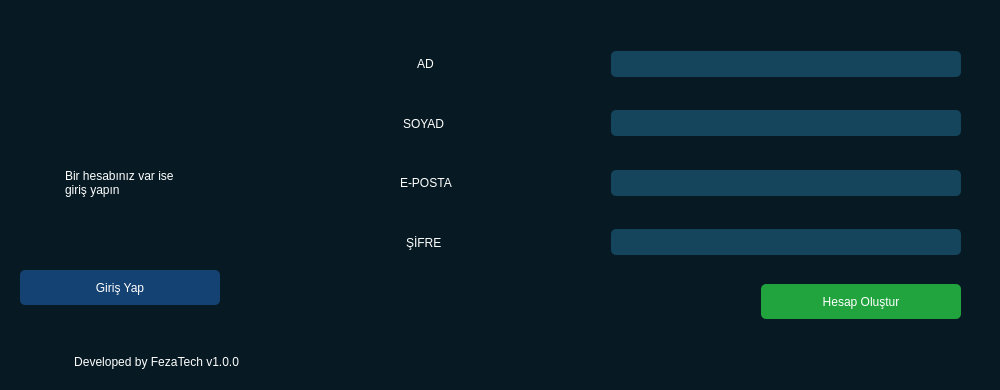
<?xml version="1.0" encoding="UTF-8"?>
<ui version="4.0">
 <class>Dialog</class>
 <widget class="QDialog" name="Dialog">
  <property name="geometry">
   <rect>
    <x>0</x>
    <y>0</y>
    <width>1000</width>
    <height>390</height>
   </rect>
  </property>
  <property name="minimumSize">
   <size>
    <width>1000</width>
    <height>390</height>
   </size>
  </property>
  <property name="maximumSize">
   <size>
    <width>1000</width>
    <height>390</height>
   </size>
  </property>
  <property name="windowTitle">
   <string>Dialog</string>
  </property>
  <property name="styleSheet">
   <string notr="true">*{
background-color: rgb(7, 26, 35);
color: rgb(255, 255, 255);
border : none ;
font: 11pt &quot;Montserrat&quot;;
}</string>
  </property>
  <layout class="QHBoxLayout" name="horizontalLayout_10">
   <item>
    <widget class="QFrame" name="frame_2">
     <property name="frameShape">
      <enum>QFrame::StyledPanel</enum>
     </property>
     <property name="frameShadow">
      <enum>QFrame::Raised</enum>
     </property>
     <layout class="QVBoxLayout" name="verticalLayout_3">
      <property name="spacing">
       <number>0</number>
      </property>
      <property name="leftMargin">
       <number>0</number>
      </property>
      <property name="topMargin">
       <number>0</number>
      </property>
      <property name="rightMargin">
       <number>10</number>
      </property>
      <property name="bottomMargin">
       <number>10</number>
      </property>
      <item alignment="Qt::AlignRight">
       <widget class="QPushButton" name="exit_btn">
        <property name="text">
         <string/>
        </property>
        <property name="icon">
         <iconset resource="../assets/image.qrc">
          <normaloff>:/icons/icons/Ellipse 5.png</normaloff>:/icons/icons/Ellipse 5.png</iconset>
        </property>
        <property name="iconSize">
         <size>
          <width>20</width>
          <height>20</height>
         </size>
        </property>
       </widget>
      </item>
      <item>
       <widget class="QFrame" name="main_frame">
        <property name="frameShape">
         <enum>QFrame::StyledPanel</enum>
        </property>
        <property name="frameShadow">
         <enum>QFrame::Raised</enum>
        </property>
        <layout class="QHBoxLayout" name="horizontalLayout">
         <property name="spacing">
          <number>0</number>
         </property>
         <property name="leftMargin">
          <number>0</number>
         </property>
         <property name="topMargin">
          <number>0</number>
         </property>
         <property name="rightMargin">
          <number>0</number>
         </property>
         <property name="bottomMargin">
          <number>0</number>
         </property>
         <item>
          <widget class="QFrame" name="frame">
           <property name="minimumSize">
            <size>
             <width>100</width>
             <height>0</height>
            </size>
           </property>
           <property name="frameShape">
            <enum>QFrame::StyledPanel</enum>
           </property>
           <property name="frameShadow">
            <enum>QFrame::Raised</enum>
           </property>
           <layout class="QVBoxLayout" name="verticalLayout">
            <property name="spacing">
             <number>15</number>
            </property>
            <item>
             <widget class="QLabel" name="logo_label">
              <property name="sizePolicy">
               <sizepolicy hsizetype="Maximum" vsizetype="Preferred">
                <horstretch>0</horstretch>
                <verstretch>0</verstretch>
               </sizepolicy>
              </property>
              <property name="maximumSize">
               <size>
                <width>270</width>
                <height>90</height>
               </size>
              </property>
              <property name="text">
               <string/>
              </property>
              <property name="pixmap">
               <pixmap resource="../assets/image.qrc">:/image/logo.png</pixmap>
              </property>
              <property name="scaledContents">
               <bool>true</bool>
              </property>
              <property name="alignment">
               <set>Qt::AlignHCenter|Qt::AlignTop</set>
              </property>
              <property name="wordWrap">
               <bool>false</bool>
              </property>
              <property name="margin">
               <number>37</number>
              </property>
              <property name="indent">
               <number>-1</number>
              </property>
              <property name="openExternalLinks">
               <bool>false</bool>
              </property>
             </widget>
            </item>
            <item alignment="Qt::AlignHCenter">
             <widget class="QLabel" name="label">
              <property name="text">
               <string>Bir hesabınız var ise
giriş yapın</string>
              </property>
             </widget>
            </item>
            <item alignment="Qt::AlignHCenter|Qt::AlignVCenter">
             <widget class="QPushButton" name="login_open_btn">
              <property name="minimumSize">
               <size>
                <width>200</width>
                <height>35</height>
               </size>
              </property>
              <property name="maximumSize">
               <size>
                <width>15</width>
                <height>16777215</height>
               </size>
              </property>
              <property name="styleSheet">
               <string notr="true">QPushButton{
background-color: rgb(20, 66, 114);
border-radius : 5px ;
font: 600 12pt &quot;Montserrat&quot;;
}
:hover{
background-color: rgb(9, 33, 44);
}</string>
              </property>
              <property name="text">
               <string>Giriş Yap</string>
              </property>
             </widget>
            </item>
           </layout>
          </widget>
         </item>
         <item>
          <widget class="QFrame" name="main_form_frame">
           <property name="styleSheet">
            <string notr="true">QLineEdit{
border-radius : 5px;
background-color: rgb(20, 69, 93);
color:rgb(255, 255, 255);
padding:5px;
	font: 14pt &quot;Montserrat&quot;;
}
QLabel{
font:45 14pt &quot;MS Shell Dlg 2&quot;;
text-align: center;
}</string>
           </property>
           <property name="frameShape">
            <enum>QFrame::StyledPanel</enum>
           </property>
           <property name="frameShadow">
            <enum>QFrame::Raised</enum>
           </property>
           <layout class="QVBoxLayout" name="verticalLayout_2">
            <property name="spacing">
             <number>0</number>
            </property>
            <item>
             <widget class="QFrame" name="name_frame">
              <property name="frameShape">
               <enum>QFrame::StyledPanel</enum>
              </property>
              <property name="frameShadow">
               <enum>QFrame::Raised</enum>
              </property>
              <layout class="QHBoxLayout" name="horizontalLayout_2">
               <property name="bottomMargin">
                <number>9</number>
               </property>
               <item alignment="Qt::AlignHCenter">
                <widget class="QLabel" name="name_label">
                 <property name="text">
                  <string>AD</string>
                 </property>
                </widget>
               </item>
               <item>
                <widget class="QLineEdit" name="name_lineedit">
                 <property name="maximumSize">
                  <size>
                   <width>350</width>
                   <height>16777215</height>
                  </size>
                 </property>
                 <property name="styleSheet">
                  <string notr="true"/>
                 </property>
                 <property name="text">
                  <string/>
                 </property>
                </widget>
               </item>
              </layout>
             </widget>
            </item>
            <item>
             <widget class="QFrame" name="surname_frame">
              <property name="frameShape">
               <enum>QFrame::StyledPanel</enum>
              </property>
              <property name="frameShadow">
               <enum>QFrame::Raised</enum>
              </property>
              <layout class="QHBoxLayout" name="horizontalLayout_3">
               <property name="spacing">
                <number>9</number>
               </property>
               <property name="topMargin">
                <number>9</number>
               </property>
               <item alignment="Qt::AlignHCenter">
                <widget class="QLabel" name="surname_label">
                 <property name="text">
                  <string>SOYAD</string>
                 </property>
                </widget>
               </item>
               <item>
                <widget class="QLineEdit" name="surname_lineedit">
                 <property name="maximumSize">
                  <size>
                   <width>350</width>
                   <height>16777215</height>
                  </size>
                 </property>
                 <property name="text">
                  <string/>
                 </property>
                </widget>
               </item>
              </layout>
             </widget>
            </item>
            <item>
             <widget class="QFrame" name="eposta_frame">
              <property name="frameShape">
               <enum>QFrame::StyledPanel</enum>
              </property>
              <property name="frameShadow">
               <enum>QFrame::Raised</enum>
              </property>
              <layout class="QHBoxLayout" name="horizontalLayout_5">
               <item alignment="Qt::AlignHCenter">
                <widget class="QLabel" name="eposta_label">
                 <property name="text">
                  <string>E-POSTA</string>
                 </property>
                </widget>
               </item>
               <item>
                <widget class="QLineEdit" name="eposta_lineedit">
                 <property name="maximumSize">
                  <size>
                   <width>350</width>
                   <height>16777215</height>
                  </size>
                 </property>
                 <property name="text">
                  <string/>
                 </property>
                </widget>
               </item>
              </layout>
             </widget>
            </item>
            <item>
             <widget class="QFrame" name="password_frame">
              <property name="frameShape">
               <enum>QFrame::StyledPanel</enum>
              </property>
              <property name="frameShadow">
               <enum>QFrame::Raised</enum>
              </property>
              <layout class="QHBoxLayout" name="horizontalLayout_4">
               <property name="spacing">
                <number>9</number>
               </property>
               <item alignment="Qt::AlignHCenter">
                <widget class="QLabel" name="pasword_label">
                 <property name="text">
                  <string>ŞİFRE</string>
                 </property>
                </widget>
               </item>
               <item>
                <widget class="QLineEdit" name="password_lineedit">
                 <property name="maximumSize">
                  <size>
                   <width>350</width>
                   <height>16777215</height>
                  </size>
                 </property>
                 <property name="text">
                  <string/>
                 </property>
                </widget>
               </item>
              </layout>
             </widget>
            </item>
            <item>
             <widget class="QFrame" name="frame_3">
              <property name="frameShape">
               <enum>QFrame::StyledPanel</enum>
              </property>
              <property name="frameShadow">
               <enum>QFrame::Raised</enum>
              </property>
              <layout class="QHBoxLayout" name="horizontalLayout_6">
               <item alignment="Qt::AlignRight">
                <widget class="QPushButton" name="create_btn">
                 <property name="minimumSize">
                  <size>
                   <width>200</width>
                   <height>35</height>
                  </size>
                 </property>
                 <property name="maximumSize">
                  <size>
                   <width>15</width>
                   <height>16777215</height>
                  </size>
                 </property>
                 <property name="styleSheet">
                  <string notr="true">QPushButton{
background-color: rgb(33, 164, 62);
border-radius : 5px ;
font: 600 12pt &quot;Montserrat&quot;;
}
:hover{
background-color: rgb(25, 126, 47);
}</string>
                 </property>
                 <property name="text">
                  <string>Hesap Oluştur</string>
                 </property>
                </widget>
               </item>
              </layout>
             </widget>
            </item>
           </layout>
          </widget>
         </item>
        </layout>
       </widget>
      </item>
      <item alignment="Qt::AlignRight">
       <widget class="QLabel" name="status_label">
        <property name="sizePolicy">
         <sizepolicy hsizetype="Preferred" vsizetype="Maximum">
          <horstretch>0</horstretch>
          <verstretch>0</verstretch>
         </sizepolicy>
        </property>
        <property name="styleSheet">
         <string notr="true">color: rgb(158, 40, 40);</string>
        </property>
        <property name="text">
         <string/>
        </property>
       </widget>
      </item>
      <item>
       <widget class="QLabel" name="designer_label">
        <property name="sizePolicy">
         <sizepolicy hsizetype="Preferred" vsizetype="Maximum">
          <horstretch>0</horstretch>
          <verstretch>0</verstretch>
         </sizepolicy>
        </property>
        <property name="text">
         <string>                   Developed by FezaTech v1.0.0</string>
        </property>
       </widget>
      </item>
     </layout>
    </widget>
   </item>
  </layout>
 </widget>
 <resources>
  <include location="../assets/image.qrc"/>
  <include location="../assets/image.qrc"/>
  <include location="../assets/image.qrc"/>
 </resources>
 <connections/>
</ui>
